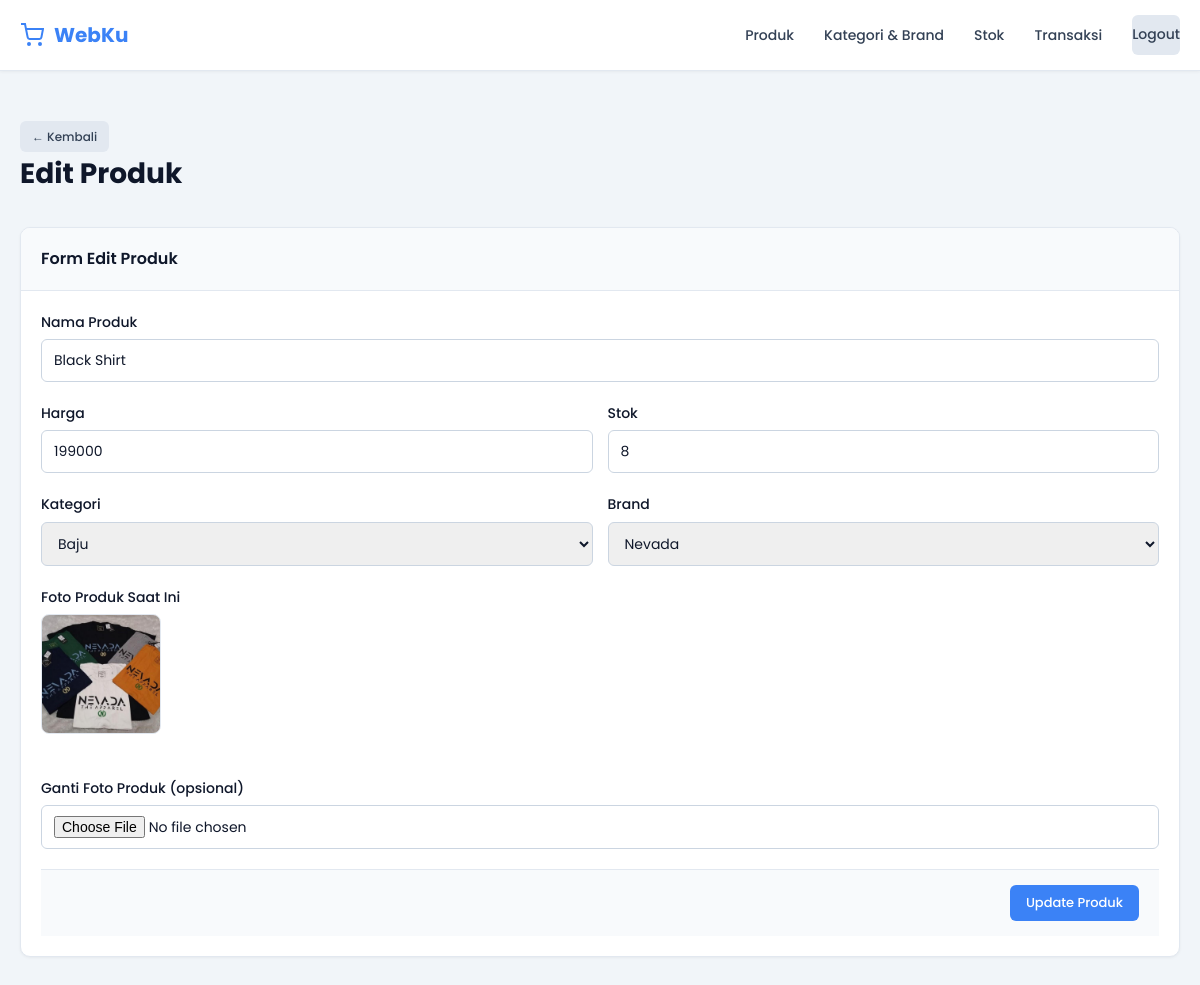
Page /edit_produk.php?id=15 (signed in) on the committed database.
### tables this page shows
CREATE TABLE `products` (
  `id` int(11) NOT NULL,
  `nama_produk` varchar(255) NOT NULL,
  `harga` int(255) NOT NULL,
  `stok` int(255) NOT NULL,
  `id_kategori` int(11) NOT NULL,
  `id_brand` int(11) NOT NULL,
  `foto_produk` varchar(255) NOT NULL
);

CREATE TABLE `kategori` (
  `id_kategori` int(11) NOT NULL,
  `nama_kategori` varchar(255) NOT NULL
);

CREATE TABLE `brand` (
  `id_brand` int(11) NOT NULL,
  `nama_brand` varchar(255) NOT NULL
);

### edit_produk.php (the view, shortened to what this page needs)
<!DOCTYPE html>
<html lang="id">
<head>
    <link rel="stylesheet" href="css/style.css">
</head>
<body>
<?php
include "config/koneksi.php";
include "includes/navbar.php";
$id = $_GET['id'];
$data = mysqli_query($conn,"
SELECT * FROM products
WHERE id='$id'
");
$d = mysqli_fetch_assoc($data);
$kategori=mysqli_query($conn,"
SELECT * FROM kategori
ORDER BY nama_kategori ASC
");
$brand=mysqli_query($conn,"
SELECT * FROM brand
ORDER BY nama_brand ASC
");
?>
<div class="container">
    <div class="page-header">
        <a href="produk.php" class="breadcrumb">
            <a href="produk.php" class="btn btn-light btn-sm">← Kembali</a>
        </a>
        <h1 class="page-title">Edit Produk</h1>
    </div>
    <div class="card">
        <div class="card-header">
            <span>Form Edit Produk</span>
        </div>
        <div class="card-body">
            <form method="POST" enctype="multipart/form-data">
                <div class="form-group">
                    <label class="form-label">Nama Produk</label>
                    <input type="text" class="form-control" name="nama" value="<?php echo $d['nama_produk']; ?>" required>
                </div>
                <div class="form-row">
                    <div class="form-group">
                        <label class="form-label">Harga</label>
                        <input type="number" class="form-control" name="harga" value="<?php echo $d['harga']; ?>" required>
                    </div>
                    <div class="form-group">
                        <label class="form-label">Stok</label>
                        <input type="number" class="form-control" name="stok" value="<?php echo $d['stok']; ?>" required>
                    </div>
                </div>
                <div class="form-row">
                    <div class="form-group">
                        <label class="form-label">Kategori</label>
                        <select class="form-control" name="id_kategori" required>
                            <?php
                            while($k=mysqli_fetch_array($kategori)){
                            ?>
                            <option
                            value="<?php echo $k['id_kategori']; ?>"
                            <?php
                            if($d['id_kategori']==$k['id_kategori']){
                            echo "selected";
                            }
                            ?>
                            >
                            <?php echo $k['nama_kategori']; ?>
                            </option>
                            <?php } ?>
                        </select>
                    </div>
                    <div class="form-group">
                        <label class="form-label">Brand</label>
                        <select class="form-control" name="id_brand" required>
                            <?php
                            while($b=mysqli_fetch_array($brand)){
                            ?>
                            <option
                            value="<?php echo $b['id_brand']; ?>"
                            <?php
                            if($d['id_brand']==$b['id_brand']){
                            echo "selected";
                            }
                            ?>
                            >
                            <?php echo $b['nama_brand']; ?>
                            </option>
                            <?php } ?>
                        </select>
                    </div>
                </div>
                <div class="form-group">
                    <label class="form-label">Foto Produk Saat Ini</label>
                    <?php
                    if($d['foto_produk'] && file_exists("uploads/".$d['foto_produk'])){
                        echo "<img src='uploads/".$d['foto_produk']."' class='img-product' style='margin-bottom: 15px;'>";
                    } else {
                        echo "<p class='text-muted'>Tidak ada foto</p>";
                    }
                    ?>
                </div>
                <div class="form-group">
                    <label class="form-label">Ganti Foto Produk (opsional)</label>
                    <input type="file" class="form-control" name="foto_produk" accept="image/*">
                </div>
                <div class="card-footer">
                    <button type="submit" name="update" class="btn btn-primary">Update Produk</button>
                </div>
            </form>
        </div>
    </div>
</div>
</body>
</html>

### css/style.css (style rules this page uses)
* { margin: 0; padding: 0; box-sizing: border-box; }
html, body { font-family: 'Poppins', sans-serif; background-color: #f1f5f9; color: #334155; line-height: 1.6; }
a { text-decoration: none; color: inherit; }
.container { max-width: 1400px; margin: 0 auto; padding: 30px 20px; }
.page-header { margin-bottom: 30px; }
.page-title { font-size: 28px; font-weight: 700; color: #0f172a; margin-bottom: 5px; }
.breadcrumb { display: flex; gap: 8px; font-size: 13px; color: #64748b; margin-bottom: 20px; }
.card { background-color: #ffffff; border-radius: 10px; border: 1px solid #e2e8f0; overflow: hidden; box-shadow: 0 1px 3px 0 rgba(0, 0, 0, 0.05); transition: box-shadow 0.3s ease, border-color 0.3s ease; }
.card-header { background-color: #f8fafc; border-bottom: 1px solid #e2e8f0; padding: 18px 20px; font-weight: 600; font-size: 16px; color: #0f172a; display: flex; justify-content: space-between; align-items: center; }
.card-body { padding: 20px; }
.card-footer { border-top: 1px solid #e2e8f0; padding: 15px 20px; background-color: #f8fafc; display: flex; gap: 10px; justify-content: flex-end; }
.btn { display: inline-flex; align-items: center; justify-content: center; gap: 6px; padding: 8px 16px; border: none; border-radius: 6px; font-family: 'Poppins', sans-serif; font-weight: 500; font-size: 13px; cursor: pointer; transition: all 0.3s ease; white-space: nowrap; text-decoration: none; display: inline-flex; }
.btn-primary { background-color: #3b82f6; color: #ffffff; }
.btn-light { background-color: #e2e8f0; color: #334155; }
.btn-sm { padding: 6px 12px; font-size: 12px; }
.form-group { margin-bottom: 20px; }
.form-label { display: block; margin-bottom: 6px; font-weight: 500; font-size: 14px; color: #0f172a; }
.form-control { width: 100%; padding: 10px 12px; border: 1px solid #cbd5e1; border-radius: 6px; font-family: 'Poppins', sans-serif; font-size: 14px; color: #0f172a; transition: border-color 0.3s ease, box-shadow 0.3s ease; }
.form-control::placeholder { color: #94a3b8; }
select.form-control { cursor: pointer; }
.form-row { display: grid; grid-template-columns: repeat(auto-fit, minmax(200px, 1fr)); gap: 15px; }
.img-product { width: 120px; height: 120px; object-fit: cover; border-radius: 8px; border: 1px solid #e2e8f0; }

### rows in the picture
products: nama "Black Shirt", harga "199000", stok "8", id_kategori "Baju", id_brand "Nevada", foto_produk (picture)
